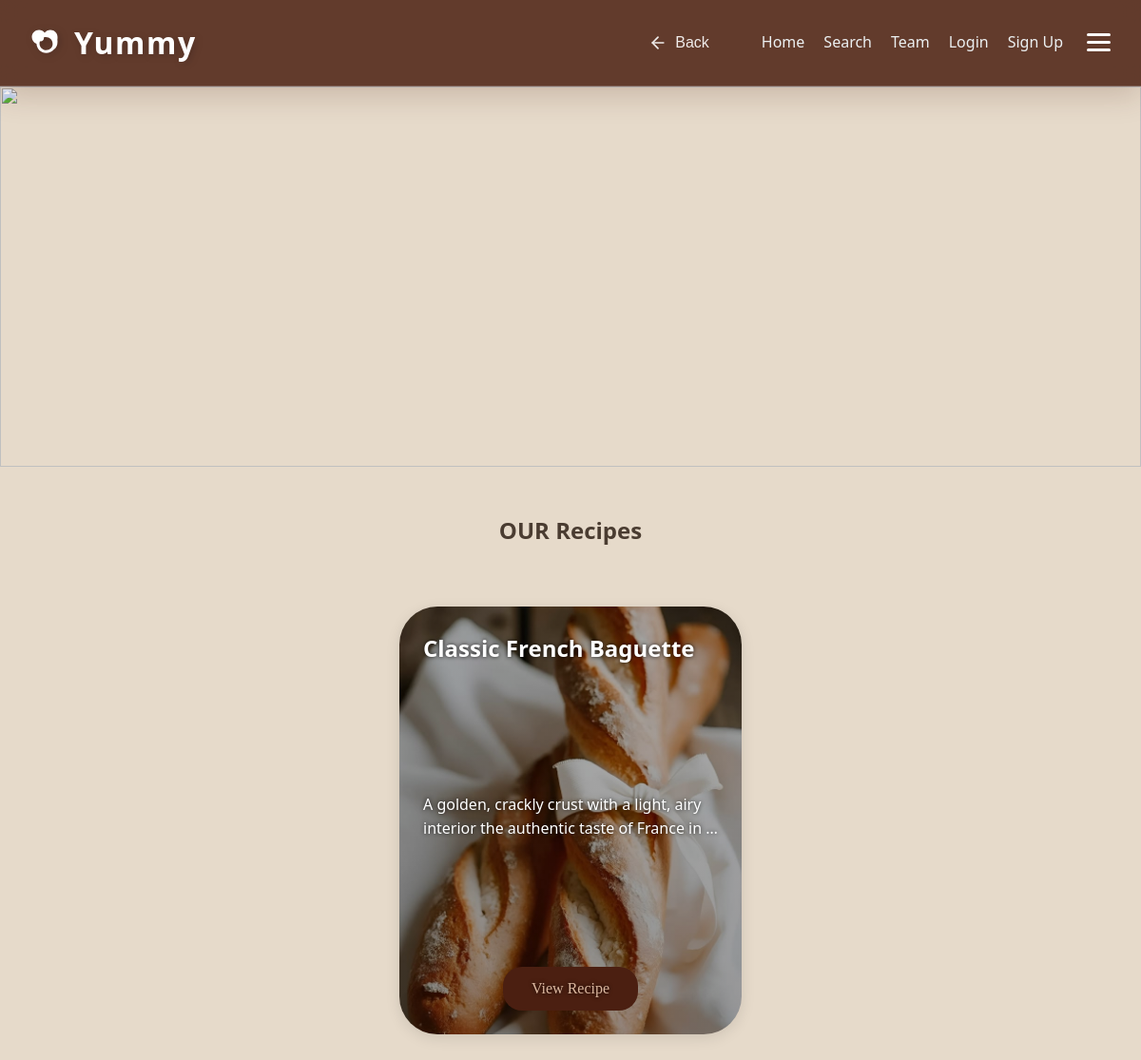
The page /bread/ on the database its author committed.
### recipes/models.py (models this page shows, shortened)
class Recipe(models.Model):
    DIET_CHOICES = [
        ('all', 'General / Non-Specific'),
        ('keto', 'Keto Friendly'),
        ('vegan', 'Vegan / Vegetarian'),
        ('protein', 'High Protein'),
        ('gluten-free', 'Gluten-Free'),
    ]
    title = models.CharField(max_length=200, verbose_name="Recipe Title")
    slug = models.SlugField(unique=True, blank=True, null=True)
    description = models.TextField(help_text="Briefly describe the dish")
    ingredients = models.TextField(help_text="Separate ingredients with a comma or new line")
    instructions = models.TextField()
    image = models.ImageField(upload_to='recipes/%Y/%m/%d/', default='default_recipe.jpg')
    category = models.ForeignKey(Category, on_delete=models.SET_NULL, null=True, related_name='recipes')
    author = models.ForeignKey(User, on_delete=models.CASCADE, related_name='my_recipes')
    diet_type = models.CharField(max_length=20, choices=DIET_CHOICES, default='all',null=True,blank=True)
    prep_time = models.PositiveIntegerField(default=30, help_text="Preparation time in minutes",null=True,blank=True)
    calories = models.PositiveIntegerField(default=500, help_text="Calories per serving",null=True,blank=True)
    created_at = models.DateTimeField(auto_now_add=True)
    updated_at = models.DateTimeField(auto_now=True)
    class Meta:
        ordering = ['-created_at']
        verbose_name = "Recipe"
        verbose_name_plural = "Recipes"

### recipes/views.py (the view, shortened to what this page needs)
# urls.py: path("bread/", views.category_detail, {'category_name': 'Bread'}, name="bread"),
def category_detail(request, category_name):
    category_slug = category_name.lower().replace("-", " ").strip()
    favorite_recipe_ids = []
    if request.user.is_authenticated:
        favorite_recipe_ids = Favorite.objects.filter(user=request.user).values_list('recipe_id', flat=True)
    category_obj = get_object_or_404(Category, name__iexact=category_slug)
    recipes = Recipe.objects.filter(category=category_obj)
    category_slug = category_slug.lower()
    clean_name = category_slug.replace(" ", "_").replace("-", "_")
    simple_name = category_slug.replace(" ", "").replace("-", "")
    hub_templates = {
        'bakery': 'recipes/bakery/bakery.html',
        'main dish': 'recipes/main_dish/maindish.html',
        'healthy': 'recipes/healthy/Healthy Food.html',
        'drinks': 'recipes/drinks/drinks.html',
        'dessert': 'recipes/desserts/dessert.html',
        'appetizers': 'recipes/appetizers/appetizers.html',
    }
    template_name = hub_templates.get(category_slug)
    if not template_name:
        possible_templates = [
            f"recipes/{clean_name}/{clean_name}.html",
            f"recipes/{clean_name}/{simple_name}.html",
            f"recipes/main_dish/{clean_name}.html",
            f"recipes/main_dish/{simple_name}.html",
            f"recipes/bakery/{clean_name}.html",
            f"recipes/bakery/{simple_name}.html",
            f"recipes/{clean_name}s/{clean_name}.html",
            f"recipes/drinks/{clean_name}.html",
            f"recipes/desserts/{clean_name}.html",
            f"recipes/bakery/macrons.html" if clean_name == "macarons" else None,
        ]
        possible_templates = [t for t in possible_templates if t]
        template_name = None
        for t in possible_templates:
            try:
                get_template(t)
                template_name = t
                break
            except TemplateDoesNotExist:
                continue
        if not template_name:
            template_name = "recipes/recipes.html"
    return render(request, template_name, {
        "recipes": recipes,
        "category": category_obj.name,
        "category_obj": category_obj,
        "favorite_recipe_ids": favorite_recipe_ids
    })

### recipes/templates/recipes/bakery/bread.html (shortened to what this page needs)
{% load static %}
<!DOCTYPE html>
<html lang="en">
<head>
    <link rel="stylesheet" href="{% static 'css/bakery-style.css' %}?v=1.2" />
</head>
<body>
    <div id="navbar">
                <nav class="main-nav">
            <div class="nav-left">
                <a href="{% url 'home' %}" class="logo" style="text-decoration: none;">
                    Yummy
                </a>
            </div>
            <div class="nav-right">
                <button class="nav-back-btn" onclick="window.history.back()" aria-label="Go Back">
                    <svg width="20" height="20" viewBox="0 0 24 24" fill="none" stroke="currentColor" stroke-width="2" stroke-linecap="round" stroke-linejoin="round">
                        <line x1="19" y1="12" x2="5" y2="12"></line>
                        <polyline points="12 19 5 12 12 5"></polyline>
                    </svg>
                    <span>Back</span>
                </button>
                <ul class="nav-links">
                    <li><a href="{% url 'home' %}">Home</a></li>
                    <li><a href="{% url 'search' %}">Search</a></li>
                    <li><a href="{% url 'cover' %}">Team</a></li>
                    {% if user.is_authenticated %}
                        <li><a href="{% url 'favorites' %}">Favorites</a></li>
                        {% if user.is_staff %}
                            <li><a href="{% url 'admin_recipe' %}">Admin</a></li>
                            <li><a href="{% url 'add_recipe' %}">Add Recipe</a></li>
                        {% endif %}
                        <li><a href="{% url 'logout' %}">Logout</a></li>
                    {% else %}
                        <li><a href="{% url 'login' %}">Login</a></li>
                        <li><a href="{% url 'signup' %}">Sign Up</a></li>
                    {% endif %}
                </ul>
                <div class="menu-icon" id="menu-icon-btn">
                    <div class="bar"></div>
                    <div class="bar"></div>
                    <div class="bar"></div>
                </div>
            </div>
        </nav>
    </div>
    <div class="banner">
        <img src="{% static 'bakeryimages/breadBanner.png' %}" style="width:100%; height:400px; object-fit:cover;">
    </div>
    <br><br>
    <h2 class="h2">OUR Recipes</h2>
    <div class="recipes-container">
        {% for recipe in recipes %}
        <div class="recipe-card" id="recipe-{{ recipe.pk }}"
            style="background-image: linear-gradient(rgba(0,0,0,0.3), rgba(0,0,0,0.4)), url('{{ recipe.image.url }}'); background-size: cover; background-position: center;"
            onclick="openCard(event, 'recipe-{{ recipe.pk }}-card')">
            <h2>{{ recipe.title }}</h2>
            <p>{{ recipe.description|truncatewords:15 }}</p>
            <a href="javascript:void(0)" class="btn-main" onclick="openCard(event, 'recipe-{{ recipe.pk }}-card')">View
                Recipe</a>
        </div>
        {% empty %}
        <p style="text-align: center; grid-column: 1/-1;">No bread recipes found yet. Add some in the Admin panel!</p>
        {% endfor %}
    </div>
</body>
</html>

### recipes/static/css/bakery-style.css (style rules this page uses)
:root { --primary-color: #4b1f11; }
#navbar { position: sticky; top: 0; z-index: 1000; background-color: color-mix(in srgb, var(--primary-color) 85%, transparent); backdrop-filter: blur(12px); -webkit-backdrop-filter: blur(12px); border-bottom: 1px solid rgba(255, 255, 255, 0.2); box-shadow: 0 8px 32px color-mix(in srgb, var(--primary-color) 20%, transparent); padding: 1.2rem 2rem; transition: var(--transition); }
.main-nav { display: flex; justify-content: space-between; align-items: center; max-width: 1200px; margin: 0 auto; }
.nav-right { display: flex; align-items: center; gap: 25px; }
.logo { display: flex; align-items: center; gap: 10px; color: #fff; font-size: 2rem; font-weight: 900; letter-spacing: 1.5px; text-shadow: 2px 2px 8px rgba(0, 0, 0, 0.2); transition: transform 0.3s ease; }
.logo svg { width: 36px; height: 36px; filter: drop-shadow(2px 2px 4px rgba(0, 0, 0, 0.2)); }
.nav-left { display: flex; align-items: center; }
.nav-back-btn { display: flex; align-items: center; gap: 8px; background: transparent !important; color: white !important; border: none; font-weight: 500; font-size: 1rem; cursor: pointer; padding: 5px 10px; border-radius: 8px; transition: var(--transition); opacity: 0.9; }
.nav-back-btn svg { transition: transform 0.3s ease; }
.nav-links { display: flex; list-style: none; }
.nav-links li { margin-left: 20px; }
.nav-links a { color: #ecf0f1; text-decoration: none; font-weight: 500; position: relative; padding-bottom: 4px; transition: var(--transition); }
.nav-links a::after { content: ''; position: absolute; width: 0; height: 2px; bottom: 0; left: 0; background-color: var(--primary-hover); transition: width 0.3s ease; }
.nav-links { display: flex !important; list-style: none; }
.menu-icon { cursor: pointer; display: flex; flex-direction: column; justify-content: center; gap: 5px; transition: transform 0.3s ease; }
.bar { width: 25px; height: 3px; background-color: white; border-radius: 2px; transition: background-color 0.3s ease; }
* { margin: 0; padding: 0; box-sizing: border-box; }
body { font-family: 'Segoe UI', system-ui, sans-serif; background: #e6daca; color: #4a3c31; line-height: 1.6; }
.h2 { text-align: center; padding-bottom: 20px; margin-top: -10px; color: #4a3c31; }
.recipes-container { display: flex; flex-wrap: wrap; justify-content: center; gap: 30px; padding: 40px 20px; max-width: 1200px; margin: 0 auto; }
.recipe-card { height: 450px; width: 360px; background: #e2d8ce; border-radius: 40px; padding: 25px; box-shadow: 0px 4px 15px rgba(0, 0, 0, 0.1); background-size: cover !important; background-position: center !important; background-repeat: no-repeat; color: white; text-shadow: 0px 0px 4px rgba(0, 0, 0, 0.8); display: flex; flex-direction: column; justify-content: space-between; transition: transform 0.3s ease, box-shadow 0.3s ease; }
.recipe-card a { margin: 0 auto !important; padding: 10px 30px; text-align: center; border-radius: 20px; background-color: #4b1f11; color: #dcb8a0; font-size: 16px; font-family: 'Times New Roman', Times, serif; text-decoration: none; display: inline-block; width: fit-content; transition: all 0.3s ease; }
.btn-main { margin: 20px auto 0 auto; display: block; width: fit-content; padding: 10px 30px; text-align: center; border-radius: 20px; background-color: #4b1f11; color: #dcb8a0; font-size: 16px; font-family: 'Times New Roman', Times, serif; text-decoration: none; }

### rows shown on the page
Recipe: image (picture), title "Classic French Baguette", description "A golden, crackly crust with a light, airy interior the authentic taste of France in …"
